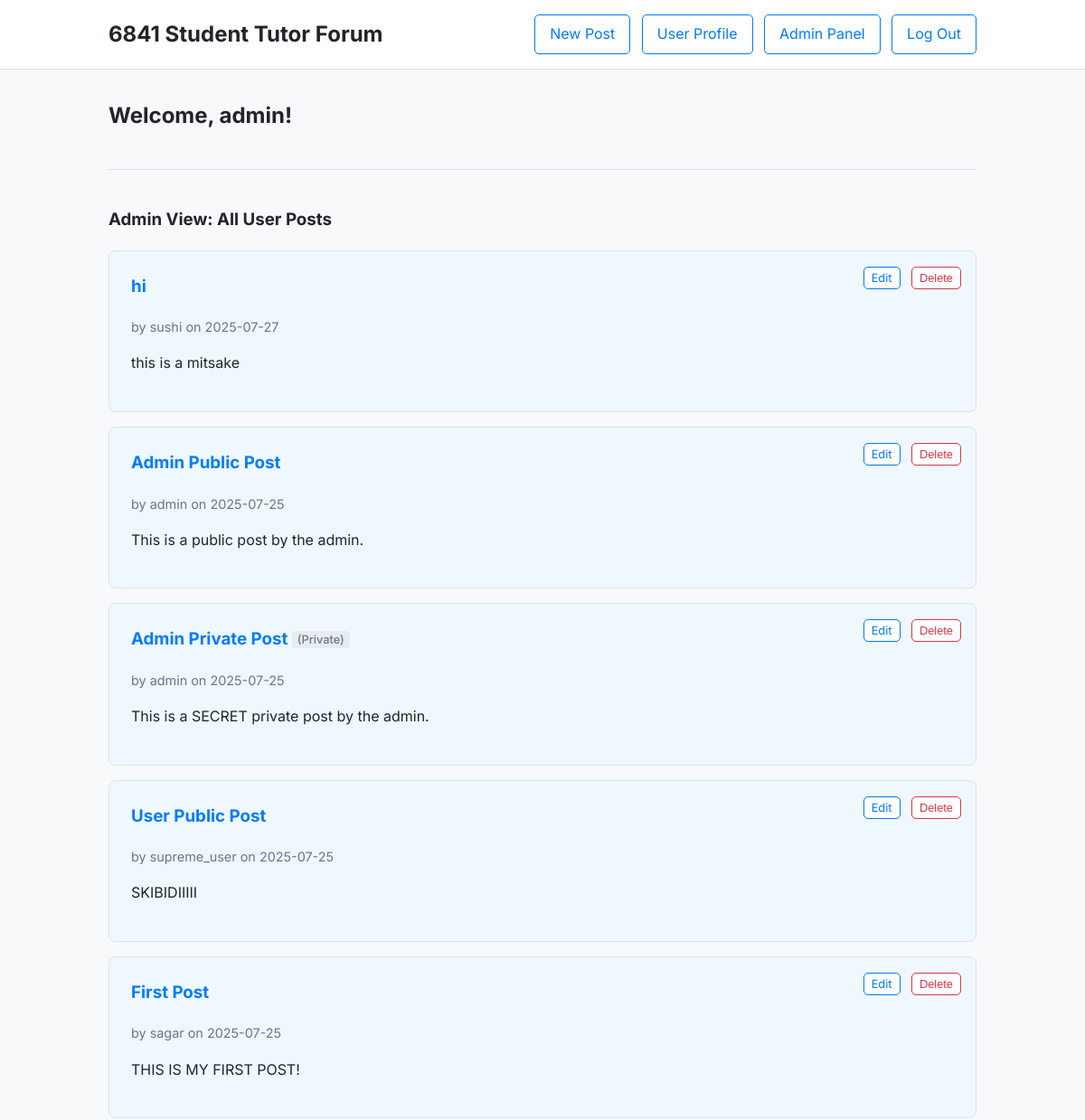
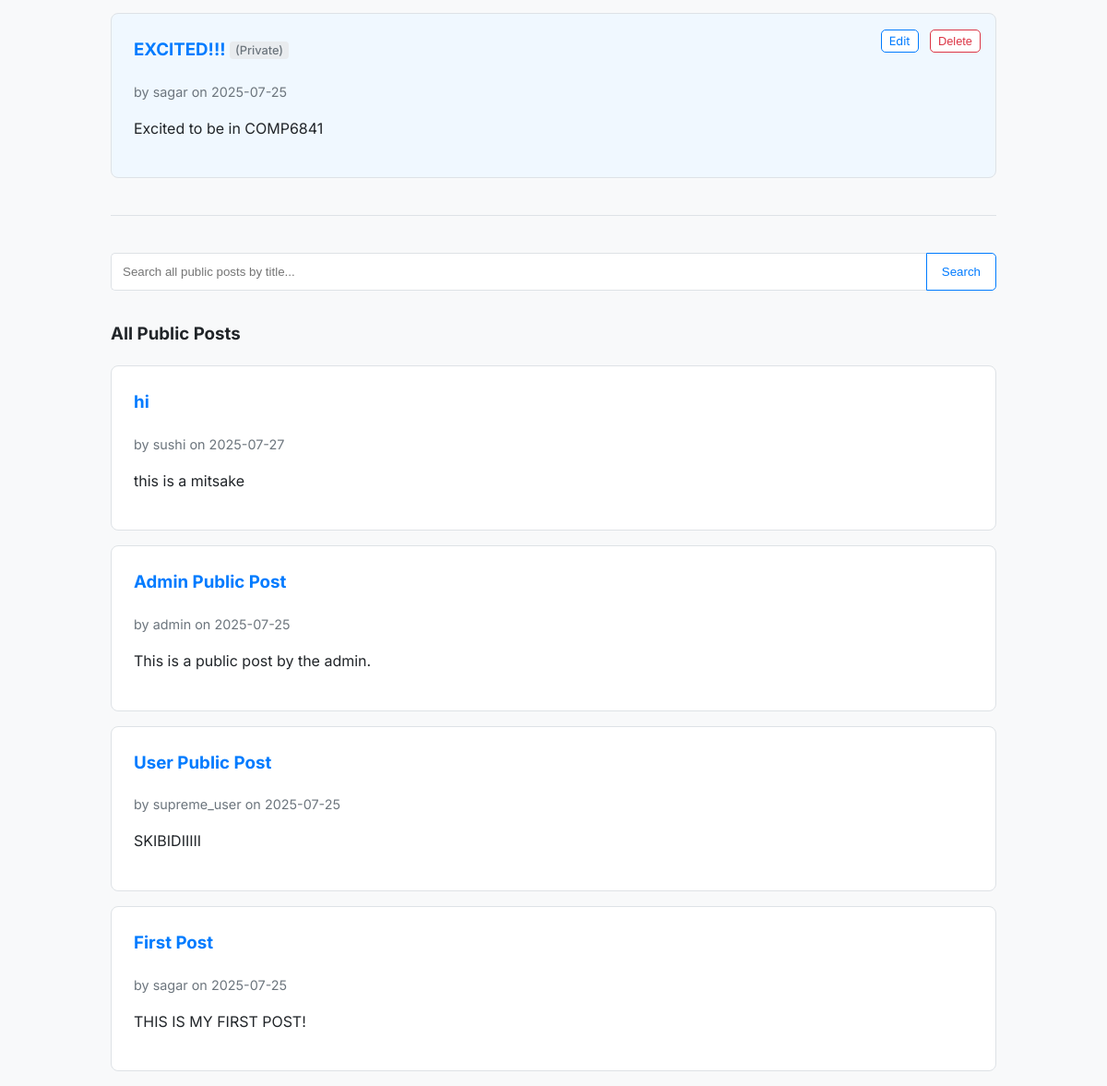
Page /home (signed in) on the committed database (2 pictures, top to bottom).
### tables this page shows
CREATE TABLE posts (
  id INTEGER PRIMARY KEY AUTOINCREMENT,
  author_id INTEGER NOT NULL,
  timestamp DATETIME DEFAULT CURRENT_TIMESTAMP,
  title TEXT NOT NULL,
  content TEXT NOT NULL,
  visibility TEXT NOT NULL DEFAULT 'public',
  FOREIGN KEY (author_id) REFERENCES users (id)
);

CREATE TABLE users (
  id INTEGER PRIMARY KEY AUTOINCREMENT,
  username TEXT UNIQUE NOT NULL,
  password TEXT NOT NULL,
  role TEXT NOT NULL DEFAULT 'user',
  first_name TEXT,
  last_name TEXT,
  profile_pic_url TEXT
);

### app.py (the view)
@app.route('/home')
def home():
    if 'user_id' not in session:
        return redirect(url_for('home'))
    db = get_db()
    search_query = request.args.get('search', '')
    user_id = session['user_id']
    if session.get('role') == 'admin':
        my_posts_query = 'SELECT p.id, p.title, p.content, p.timestamp, p.visibility, p.author_id, u.username as author FROM posts p JOIN users u ON p.author_id = u.id ORDER BY p.timestamp DESC'
        my_posts = db.execute(my_posts_query).fetchall()
    else:
        my_posts_query = 'SELECT p.id, p.title, p.content, p.timestamp, p.visibility, p.author_id, u.username as author FROM posts p JOIN users u ON p.author_id = u.id WHERE p.author_id = ? ORDER BY p.timestamp DESC'
        my_posts = db.execute(my_posts_query, (user_id,)).fetchall()
    if search_query:
        query = f"SELECT p.id, p.title, p.content, p.timestamp, p.author_id, u.username as author FROM posts p JOIN users u ON p.author_id = u.id WHERE p.visibility = 'public' AND p.title LIKE '%{search_query}%' ORDER BY p.timestamp DESC"
        public_posts = db.execute(query).fetchall()
    else:
        query = "SELECT p.id, p.title, p.content, p.timestamp, p.author_id, u.username as author FROM posts p JOIN users u ON p.author_id = u.id WHERE p.visibility = 'public' ORDER BY p.timestamp DESC"
        public_posts = db.execute(query).fetchall()
    return render_template('home.html',
                           my_posts=my_posts,
                           public_posts=public_posts,
                           username=session['username'],
                           is_admin=(session.get('role') == 'admin'),
                           search_query=search_query)

### app.py (called while the page is built)
def get_db():
    if not hasattr(g, 'sqlite_db'):
        g.sqlite_db = sqlite3.connect(DATABASE)
        g.sqlite_db.row_factory = sqlite3.Row
    return g.sqlite_db

### templates/home.html
{% extends "layout.html" %}
{% block content %}
<h2>Welcome, {{ username }}!</h2>
<hr>
<div class="post-list">
    {% if is_admin %}
        <h3>Admin View: All User Posts</h3>
    {% else %}
        <h3>My Posts</h3>
    {% endif %}
    {% for post in my_posts %}
    <div class="post-summary my-post">
        <div class="post-actions">
            <a href="{{ url_for('edit_post', post_id=post.id) }}" class="button-small">Edit</a>
            <form action="{{ url_for('delete_post', post_id=post.id) }}" method="post" style="display:inline;">
                <button type="submit" class="button-small button-danger">Delete</button>
            </form>
        </div>
        <h3><a href="{{ url_for('post', post_id=post.id) }}">{{ post.title }}</a> {% if post.visibility == 'private' %}<span class="visibility-tag">(Private)</span>{% endif %}</h3>
        <p class="post-meta">by {{ post.author }} on {{ post.timestamp.split(' ')[0] }}</p>
        <p>{{ post.content | safe | truncate(150) }}</p>
    </div>
    {% else %}
    <p>You haven't created any posts yet.</p>
    {% endfor %}
</div>
<hr>
<div class="search-bar">
    <form action="{{ url_for('home') }}" method="get">
        <input type="text" name="search" placeholder="Search all public posts by title..." value="{{ search_query or '' }}">
        <button type="submit" class="button">Search</button>
    </form>
</div>
<div class="post-list">
    <h3>All Public Posts</h3>
    {% for post in public_posts %}
    <div class="post-summary">
        <h3><a href="{{ url_for('post', post_id=post.id) }}">{{ post.title }}</a></h3>
        <p class="post-meta">by {{ post.author }} on {{ post.timestamp.split(' ')[0] }}</p>
        <p>{{ post.content | safe | truncate(150) }}</p>
    </div>
    {% else %}
    <p>No public posts found.</p>
    {% endfor %}
</div>
{% endblock %}

### templates/layout.html (shortened to what this page needs)
<!DOCTYPE html>
<html lang="en">
<head>
    <link rel="stylesheet" href="{{ url_for('static', filename='style.css') }}">
</head>
<body>
    <header>
        <div class="container">
            <h1><a href="{{ url_for('home') if 'user_id' in session else url_for('login') }}">6841 Student Tutor Forum</a></h1>
            <nav>
                {% if 'user_id' in session %}
                    <a href="{{ url_for('new_post') }}" class="button">New Post</a>
                    <a href="{{ url_for('profile', user_id=session['user_id']) }}" class="button">User Profile</a>
                    {% if session['role'] == 'admin' %}
                        <a href="{{ url_for('admin') }}" class="button">Admin Panel</a>
                    {% endif %}
                    <a href="{{ url_for('logout') }}" class="button button-outline">Log Out</a>
                {% else %}
                    <a href="#" id="login-btn" class="button active">Login</a>
                    <a href="#" id="register-btn" class="button button-outline">Register</a>
                {% endif %}
            </nav>
        </div>
    </header>
    <main class="container">
        {% block content %}{% endblock %}
    </main>
</body>
</html>

### static/style.css (style rules this page uses)
:root { --primary-color: #007bff; --primary-hover-color: #0056b3; --background-color: #f8f9fa; --surface-color: #ffffff; --text-color: #212529; --border-color: #dee2e6; --error-color: #dc3545; --success-color: #28a745; --danger-color: #dc3545; --danger-hover-color: #c82333; }
body { font-family: 'Inter', sans-serif; background-color: var(--background-color); color: var(--text-color); margin: 0; line-height: 1.6; }
.container { max-width: 960px; margin: 0 auto; padding: 0 1rem; }
hr { border: none; height: 1px; background-color: var(--border-color); margin: 2.5rem 0; }
header { background-color: var(--surface-color); padding: 1rem 0; border-bottom: 1px solid var(--border-color); margin-bottom: 2rem; }
header .container { display: flex; justify-content: space-between; align-items: center; }
header h1 { margin: 0; font-size: 1.5rem; }
header h1 a { text-decoration: none; color: var(--text-color); }
nav a.button { margin-left: 0.5rem; text-decoration: none; display: inline-block; }
.button, .button-small { background-color: var(--surface-color); color: var(--primary-color); border: 1px solid var(--primary-color); padding: 0.5rem 1rem; border-radius: 5px; cursor: pointer; transition: all 0.2s ease-in-out; text-decoration: none; }
.button-small { padding: 0.25rem 0.5rem; font-size: 0.8rem; }
.button-outline { background-color: transparent; }
.button-danger { border-color: var(--danger-color); color: var(--danger-color); }
.post-summary { position: relative; background-color: var(--surface-color); border: 1px solid var(--border-color); padding: 1.5rem; margin-bottom: 1rem; border-radius: 8px; }
.post-summary.my-post { background-color: #f0f8ff; }
.post-summary h3 { margin-top: 0; }
.post-summary h3 a { text-decoration: none; color: var(--primary-color); }
.post-meta { font-size: 0.9rem; color: #6c757d; margin-bottom: 1rem; }
.post-actions { position: absolute; top: 1rem; right: 1rem; }
.post-actions > * { margin-left: 0.5rem; }
.visibility-tag { font-size: 0.8rem; font-weight: 500; color: #6c757d; background-color: #e9ecef; padding: 2px 6px; border-radius: 4px; vertical-align: middle; }
.search-bar { margin-bottom: 2rem; }
.search-bar form { display: flex; }
.search-bar input { flex-grow: 1; padding: 0.75rem; border: 1px solid var(--border-color); border-radius: 5px 0 0 5px; border-right: none; }
.search-bar button { border-radius: 0 5px 5px 0; }

### rows in the picture
posts: title "hi", author "sushi", timestamp "2025-07-27", content "this is a mitsake"
posts: title "Admin Public Post", author "admin", timestamp "2025-07-25", content "This is a public post by the admin."
posts: title "Admin Private Post", visibility "(Private)", author "admin", timestamp "2025-07-25", content "This is a SECRET private post by the admin."
posts: title "User Public Post", author "supreme_user", timestamp "2025-07-25", content "SKIBIDIIIII"
posts: title "First Post", author "sagar", timestamp "2025-07-25", content "THIS IS MY FIRST POST!"
posts: title "EXCITED!!!", visibility "(Private)", author "sagar", timestamp "2025-07-25", content "Excited to be in COMP6841"

### other values in the picture
{{ username }} "admin"
